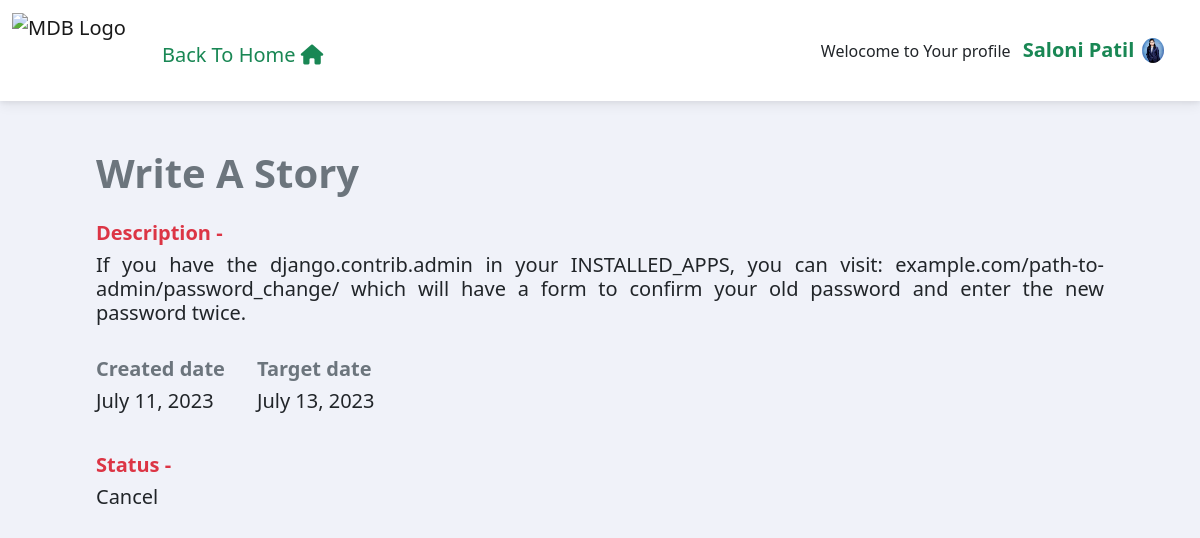
The page /taskpage/39 (signed in) on the database its author committed.
### customadmin/models.py (models this page shows, shortened)
class Employee(models.Model):
    emp_name = models.CharField(max_length=100,null=True)
    user = models.OneToOneField(User, on_delete=models.CASCADE,null=False)
    email=models.EmailField(max_length=100)
    password = models.CharField(max_length=100)
    mobile = models.CharField(max_length=10)
    date_of_join=models.DateField(auto_now_add=False ,null=True,blank=True)
    date_of_birth = models.DateField(auto_now_add=False ,null=True,blank=True)
    post=models.CharField(max_length=100)
    address=models.CharField(max_length=500)
    blood_group=models.CharField(max_length=10)
    image = models.ImageField(upload_to='pics/',default='profile1.jpg')
    def __str__(self):
        return self.emp_name

class Task(models.Model):
    given_task = models.CharField(max_length=200, null=True)
    task_description = models.CharField(max_length=500, null=True)
    created_date = models.DateField(auto_now_add=True,null=True,blank=True)
    assigned_to = models.ForeignKey(Employee, on_delete=models.CASCADE,null=True)
    employee_name = models.CharField(max_length=100)
    target_date=models.DateField(auto_now_add=False,null=True,blank=True)
    status = models.CharField(max_length=200, null=True)

### app/views.py (the view)
# urls.py: path('taskpage/<int:id>',views.taskpage,name='taskpage'),
@login_required(login_url='emplogin')
def taskpage(request,id):
    user = get_object_or_404(User, email=request.user.email)
    employee = get_object_or_404(Employee, user=user)
    tasks = Task.objects.filter(id=id).order_by('-id')
    return render(request, 'taskpage.html',{'tasks':tasks,'employee':employee})

### templates/taskpage.html (shortened to what this page needs)
<!DOCTYPE html>
<html lang="en">
  <head>
    <link
      href="https://cdnjs.cloudflare.com/ajax/libs/font-awesome/6.0.0/css/all.min.css"
      rel="stylesheet"
    />
    <link
      href="https://cdnjs.cloudflare.com/ajax/libs/mdb-ui-kit/6.4.0/mdb.min.css"
      rel="stylesheet"
    />
  </head>
  <body style='background-color:#f0f2f9'>
    {% include 'messages.html' %}
    <nav class="navbar navbar-expand-lg navbar-light bg-white sticky-top">
      <div class="container-fluid">
        <div class="collapse navbar-collapse" id="navbarSupportedContent">
          <a class="navbar-brand mt-2 mt-lg-0" href="{% url 'mytasks' %}">
            <img
              src="https://previews.123rf.com/images/glopphy/glopphy1511/glopphy151100012/47791517-teamwork-workers-and-employees-in-a-meeting-logo-vector-image.jpg"
              class="w-100"
              height="75"
              alt="MDB Logo"
              loading="lazy"
            />
          </a>
          <a href="{% url 'home' %}" class="text-decoration-none">
            <div class="h5 mt-3 text-success mx-3">
              Back To Home <i class="fa fa-home"></i>
            </div>
          </a>
          <ul class="navbar-nav ms-auto mb-2 mb-lg-0">
            <li class="nav-item">
              Welocome to Your profile
              <span class="h5 fw-bold mx-2 text-success">{{employee}}</span>
            </li>
          </ul>
        </div>
        <div class="d-flex align-items-center">
          <div class="dropdown me-4">
            <a
              class="dropdown-toggle d-flex align-items-center hidden-arrow"
              href="#"
              id="navbarDropdownMenuAvatar"
              role="button"
              data-mdb-toggle="dropdown"
              aria-expanded="false"
            >
              <img
                src="{{employee.image.url}}"
                class="rounded-circle"
                height="25"
                alt="Black and White Portrait of a Man"
                loading="lazy"
              />
            </a>
          </div>
        </div>
      </div>
    </nav>
    <div class="m-lg-5 px-lg-5 m-3">
      {% for task in tasks %}
      <h1 class="fw-bold text-capitalize text-secondary my-4">
        {{task.given_task}}
      </h1>
      <div class="my-3">
        <p class="h5 text-danger fw-bold">Description -</p>
        <p class="h5" style='text-align:justify'>{{task.task_description}}</p>
      </div>
      <div class="d-flex">
      <div class="my-3 me-3">
        <p class="h5 text-secondary fw-bold">Created date</p>
        <p class="h5">{{task.created_date}}</p>
      </div>
      <div class="m-3">
        <p class="h5 text-secondary fw-bold">Target date</p>
        <p class="h5">{{task.target_date}}</p>
      </div>
      </div>
      <div class="my-3">
        <p class="h5 text-danger fw-bold">Status -</p>
        <p class="h5">{{task.status}}</p>
      </div>
      {% endfor %}
    </div>
  </body>
</html>

### rows shown on the page
Employee: emp_name "Saloni Patil", image (picture)
Task: given_task "Write A Story", task_description "If you have the django.contrib.admin in your INSTALLED_APPS, you can visit: example.com/path-to-admin/password_change/ which will have a form to confirm your old password and enter the new password twice.", created_date "July 11, 2023", target_date "July 13, 2023", status "Cancel"
